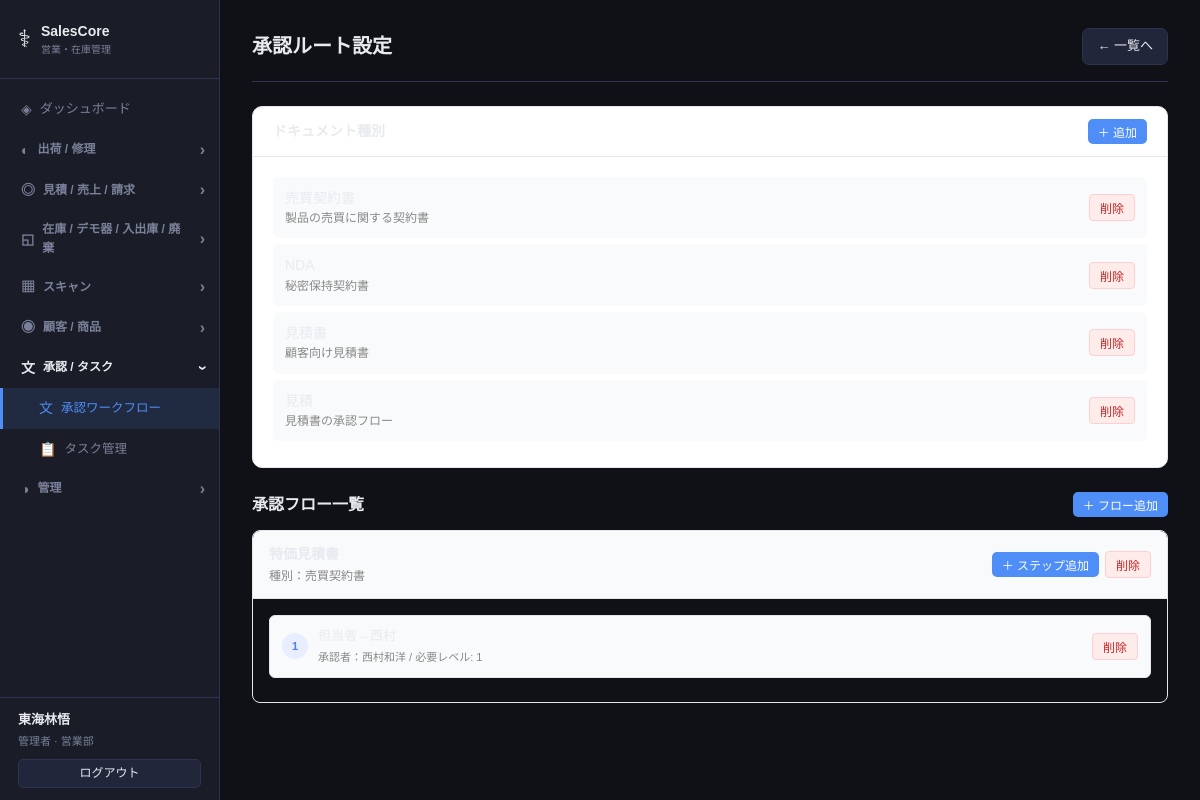
The page /approval/settings (signed in) on the database its author committed.
### models.py (models this page shows)
class Base(DeclarativeBase):
    pass

class Staff(Base):
    __tablename__ = "staffs"
    id = Column(Integer, primary_key=True, autoincrement=True)
    name = Column(String(100), nullable=False)
    login_id = Column(String(50), unique=True, nullable=False)
    password_hash = Column(String(200), nullable=False)
    role = Column(String(20), default="user")
    department = Column(String(100), nullable=True)
    email = Column(String(200), nullable=True)
    is_active = Column(Boolean, default=True)
    last_active_at = Column(DateTime, nullable=True)
    last_active_page = Column(String(200), nullable=True)
    created_at = Column(DateTime, default=datetime.now)

### tables this page shows
CREATE TABLE document_types (
        id INTEGER PRIMARY KEY AUTOINCREMENT,
        name TEXT NOT NULL UNIQUE,          -- 例: 売買契約書, NDA, 見積書
        description TEXT,
        is_active INTEGER DEFAULT 1,
        created_at TEXT DEFAULT (datetime('now', 'localtime'))
    );

CREATE TABLE approval_flows (
        id INTEGER PRIMARY KEY AUTOINCREMENT,
        document_type_id INTEGER NOT NULL REFERENCES document_types(id),
        name TEXT NOT NULL,                 -- フロー名（例: 標準承認ルート）
        is_active INTEGER DEFAULT 1,
        created_at TEXT DEFAULT (datetime('now', 'localtime'))
    );

CREATE TABLE approval_steps (
        id INTEGER PRIMARY KEY AUTOINCREMENT,
        flow_id INTEGER NOT NULL REFERENCES approval_flows(id),
        step_order INTEGER NOT NULL,        -- ステップ順序（1, 2, 3...）
        step_name TEXT NOT NULL,            -- 例: 担当者確認, 課長承認, 部長承認
        approver_id INTEGER REFERENCES staffs(id),       -- 特定の承認者
        approver_role TEXT,                 -- 役職ベース割当（例: 部長）※approver_idがNULLの場合
        required_level INTEGER DEFAULT 0,  -- 必要な承認権限レベル
        created_at TEXT DEFAULT (datetime('now', 'localtime'))
    );

### approval_router.py (the view)
@router.get("/settings", response_class=HTMLResponse)
def approval_settings_page(request: Request):
    conn = db()
    document_types = [dict(r) for r in conn.execute("SELECT * FROM document_types WHERE is_active=1").fetchall()]
    flows_raw = conn.execute("""
        SELECT af.*, dt.name as type_name
        FROM approval_flows af JOIN document_types dt ON af.document_type_id=dt.id
        WHERE af.is_active=1
    """).fetchall()
    flows = []
    for f in flows_raw:
        fd = dict(f)
        steps = conn.execute("""
            SELECT ast.*, s.name as approver_name
            FROM approval_steps ast LEFT JOIN staffs s ON ast.approver_id=s.id
            WHERE ast.flow_id=? ORDER BY ast.step_order
        """, (f['id'],)).fetchall()
        fd['steps'] = [dict(s) for s in steps]
        flows.append(fd)
    staffs = [dict(r) for r in conn.execute("SELECT id,name,role FROM staffs WHERE is_active=1").fetchall()]
    conn.close()
    return templates_approval.TemplateResponse("approval/settings.html", {
        "request": request, "document_types": document_types,
        "flows": flows, "staffs": staffs, "current": request.state.staff,
    })

### templates/approval/settings.html (shortened to what this page needs)
{% extends "base.html" %}
{% block content %}
<div class="page-header">
  <h1 class="page-title">承認ルート設定</h1>
  <a href="/approval/" class="btn btn-ghost">← 一覧へ</a>
</div>
<div class="ap-set-card">
  <div class="ap-set-card-header">
    ドキュメント種別
    <button class="btn btn-primary btn-sm" onclick="openModal('typeModal')">＋ 追加</button>
  </div>
  <div class="ap-set-card-body">
    <div>
      {% for dt in document_types %}
      <div class="ap-type-row">
        <div>
          <div style="font-weight:500;font-size:14px;">{{ dt.name }}</div>
          {% if dt.description %}<div style="font-size:12px;color:#888;">{{ dt.description }}</div>{% endif %}
        </div>
        <button class="btn-danger-sm" onclick="deleteType({{ dt.id }}, '{{ dt.name }}')">削除</button>
      </div>
      {% endfor %}
    </div>
  </div>
</div>
<div style="display:flex;align-items:center;justify-content:space-between;margin-bottom:12px;">
  <h2 style="font-size:16px;font-weight:600;margin:0;">承認フロー一覧</h2>
  <button class="btn btn-primary btn-sm" onclick="openModal('flowModal')">＋ フロー追加</button>
</div>
{% for flow in flows %}
<div class="ap-flow-item">
  <div class="ap-flow-header" onclick="toggleFlow('flow-{{ flow.id }}')">
    <div>
      <div class="ap-flow-name">{{ flow.name }}</div>
      <div class="ap-flow-type">種別：{{ flow.type_name }}</div>
    </div>
    <div style="display:flex;gap:6px;align-items:center;">
      <button class="btn btn-primary btn-sm" onclick="event.stopPropagation();openStepModal({{ flow.id }})">＋ ステップ追加</button>
      <button class="btn-danger-sm" onclick="event.stopPropagation();deleteFlow({{ flow.id }})">削除</button>
    </div>
  </div>
  <div class="ap-flow-body" id="flow-{{ flow.id }}">
    {% for step in flow.steps %}
    <div class="ap-step-row">
      <div class="ap-step-num">{{ step.step_order }}</div>
      <div class="ap-step-info">
        <div class="ap-step-name">{{ step.step_name }}</div>
        <div class="ap-step-approver">
          {% if step.approver_name %}承認者：{{ step.approver_name }}
          {% elif step.approver_role %}役職：{{ step.approver_role }}
          {% else %}未設定{% endif %}
          {% if step.required_level %} / 必要レベル: {{ step.required_level }}{% endif %}
        </div>
      </div>
      <button class="btn-danger-sm" onclick="deleteStep({{ step.id }}, {{ flow.id }})">削除</button>
    </div>
    {% else %}
    <div style="text-align:center;color:#aaa;font-size:13px;padding:16px;">ステップが未設定です</div>
    {% endfor %}
  </div>
</div>
{% else %}
<div style="text-align:center;color:#aaa;padding:40px;background:#f9fafb;border:1px solid #e5e7eb;border-radius:10px;">
  承認フローがありません。「＋ フロー追加」から作成してください。
</div>
{% endfor %}
{% endblock %}

### templates/base.html (shortened to what this page needs)
<!DOCTYPE html>
<html lang="ja">
<head>
  <link rel="stylesheet" href="/static/css/style.css">
</head>
<body>
  <nav class="sidebar" id="sidebar">
    <div class="logo">
      <span class="logo-icon">⚕</span>
      <div>
        <div class="logo-title">SalesCore</div>
        <div class="logo-sub">営業・在庫管理</div>
      </div>
    </div>
    <ul class="nav-list">
      <li><a href="/" class="nav-link {% if request.url.path == '/' %}active{% endif %}" onclick="closeMenu()"><span class="nav-icon">◈</span> ダッシュボード</a></li>
      {% set grp1_active = ('/shipments' in request.url.path and '/repairs' not in request.url.path) or '/repairs' in request.url.path %}
      <li class="nav-group-item">
        <div class="nav-group-header {% if grp1_active %}open{% endif %}" onclick="toggleGroup('grp-shipment')">
          <span class="nav-icon">◐</span> 出荷 / 修理 <span class="nav-arrow">›</span>
        </div>
      </li>
      {% set grp2_active = '/quotes' in request.url.path or '/sales' in request.url.path or '/invoices' in request.url.path %}
      <li class="nav-group-item">
        <div class="nav-group-header {% if grp2_active %}open{% endif %}" onclick="toggleGroup('grp-sales')">
          <span class="nav-icon">◎</span> 見積 / 売上 / 請求 <span class="nav-arrow">›</span>
        </div>
      </li>
      {% set grp3_active = request.url.path == '/inventory' or 'history' in request.url.path or 'disposal' in request.url.path or '/demo' in request.url.path %}
      <li class="nav-group-item">
        <div class="nav-group-header {% if grp3_active %}open{% endif %}" onclick="toggleGroup('grp-inventory')">
          <span class="nav-icon">◱</span> 在庫 / デモ器 / 入出庫 / 廃棄 <span class="nav-arrow">›</span>
        </div>
      </li>
      {% set grp4_active = '/barcode' in request.url.path %}
      <li class="nav-group-item">
        <div class="nav-group-header {% if grp4_active %}open{% endif %}" onclick="toggleGroup('grp-scan')">
          <span class="nav-icon">▦</span> スキャン <span class="nav-arrow">›</span>
        </div>
      </li>
      {% set grp5_active = '/customers' in request.url.path or '/products' in request.url.path %}
      <li class="nav-group-item">
        <div class="nav-group-header {% if grp5_active %}open{% endif %}" onclick="toggleGroup('grp-customer')">
          <span class="nav-icon">◉</span> 顧客 / 商品 <span class="nav-arrow">›</span>
        </div>
      </li>
      {% set grp6_active = '/approval' in request.url.path or '/tasks' in request.url.path %}
      <li class="nav-group-item">
        <div class="nav-group-header {% if grp6_active %}open{% endif %}" onclick="toggleGroup('grp-approval')">
          <span class="nav-icon">文</span> 承認 / タスク <span class="nav-arrow">›</span>
        </div>
        <ul class="nav-group {% if grp6_active %}open{% endif %}" id="grp-approval">
          <li><a href="/approval/" class="nav-link {% if '/approval' in request.url.path %}active{% endif %}" onclick="closeMenu()"><span class="nav-icon">文</span> 承認ワークフロー</a></li>
          <li><a href="/tasks/"    class="nav-link {% if '/tasks'    in request.url.path %}active{% endif %}" onclick="closeMenu()"><span class="nav-icon">📋</span> タスク管理</a></li>
        </ul>
      </li>
      {% if request.state.staff and request.state.staff["role"] == "admin" %}
      {% set grp7_active = '/staff' in request.url.path %}
      <li class="nav-group-item">
        <div class="nav-group-header {% if grp7_active %}open{% endif %}" onclick="toggleGroup('grp-admin')">
          <span class="nav-icon">◑</span> 管理 <span class="nav-arrow">›</span>
        </div>
      </li>
      {% endif %}
    </ul>
    <div class="sidebar-user">
      {% if request.state.staff %}
      <div class="sidebar-user-name">{{ request.state.staff["name"] }}</div>
      <div class="sidebar-user-role">{{ "管理者" if request.state.staff["role"] == "admin" else "一般" }}{% if request.state.staff["department"] %} · {{ request.state.staff["department"] }}{% endif %}</div>
      <a href="/logout" class="btn btn-ghost btn-sm" style="margin-top:8px;width:100%;justify-content:center">ログアウト</a>
      {% endif %}
    </div>
  </nav>
  <main class="main">
    <div class="content">
      {% block content %}{% endblock %}
    </div>
  </main>
</body>
</html>

### static/css/style.css (style rules this page uses)
*, *::before, *::after { box-sizing: border-box; margin: 0; padding: 0; }
body { font-family: var(--font); background: var(--bg); color: var(--text); display: flex; min-height: 100vh; font-size: 14px; line-height: 1.6; }
.sidebar { width: 220px; min-height: 100vh; background: var(--surface); border-right: 1px solid var(--border); display: flex; flex-direction: column; position: fixed; left: 0; top: 0; bottom: 0; z-index: 100; transition: transform .25s; }
.logo { display: flex; align-items: center; gap: 10px; padding: 20px 18px; border-bottom: 1px solid var(--border); }
.logo-icon { font-size: 24px; }
.logo-title { font-size: 14px; font-weight: 700; }
.logo-sub { font-size: 10px; color: var(--text-muted); }
.nav-list { list-style: none; padding: 10px 0; flex: 1; overflow-y: auto; }
.nav-link { display: flex; align-items: center; gap: 8px; padding: 9px 18px; color: var(--text-muted); text-decoration: none; font-size: 13px; transition: all .15s; border-left: 3px solid transparent; }
.nav-link.active { background: rgba(79,142,247,.12); color: var(--accent); border-left-color: var(--accent); }
.nav-icon { font-size: 14px; }
.nav-group-item { list-style: none; }
.nav-group-header { display: flex; align-items: center; gap: 8px; padding: 9px 14px 9px 18px; font-size: 12px; font-weight: 700; color: var(--text-muted); cursor: pointer !important; user-select: none; border-left: 3px solid transparent; transition: background .15s, color .15s; }
.nav-group-header.open { color: var(--text); }
.nav-arrow { margin-left: auto; font-size: 16px; transition: transform .2s; display: inline-block; line-height: 1; pointer-events: none; }
.nav-group-header.open .nav-arrow { transform: rotate(90deg); }
.nav-group { list-style: none; padding: 0; display: none; }
.nav-group.open { display: block; }
.nav-group .nav-link { padding-left: 36px; font-size: 12.5px; }
.main { margin-left: 220px; flex: 1; min-width: 0; }
.content { padding: 28px 32px; max-width: 1200px; }
.page-header { display: flex; align-items: center; justify-content: space-between; margin-bottom: 24px; padding-bottom: 16px; border-bottom: 1px solid var(--border); flex-wrap: wrap; gap: 10px; }
.page-title { font-size: 20px; font-weight: 700; }
.btn { display: inline-flex; align-items: center; gap: 6px; padding: 7px 14px; border-radius: 7px; font-size: 13px; font-weight: 500; border: none; cursor: pointer; text-decoration: none; transition: all .15s; white-space: nowrap; }
.btn-primary { background: var(--accent); color: #fff; }
.btn-ghost { background: var(--surface2); color: var(--text); border: 1px solid var(--border); }
.btn-sm { padding: 4px 10px; font-size: 12px; border-radius: 5px; }
.sidebar-user { padding: 12px 18px; border-top: 1px solid var(--border); margin-top: auto; }
.sidebar-user-name { font-size: 13px; font-weight: 700; color: var(--text); }
.sidebar-user-role { font-size: 11px; color: var(--text-muted); margin-top: 2px; }

### templates/approval/settings.html (style rules this page uses)
.ap-set-card { background:#fff;border:1px solid #e5e7eb;border-radius:10px;margin-bottom:1.5rem;overflow:hidden; }
.ap-set-card-header { padding:12px 20px;border-bottom:1px solid #e5e7eb;font-weight:600;font-size:14px;display:flex;align-items:center;justify-content:space-between; }
.ap-set-card-body { padding:20px; }
.ap-flow-item { border:1px solid #e5e7eb;border-radius:8px;margin-bottom:12px;overflow:hidden; }
.ap-flow-header { padding:12px 16px;background:#f9fafb;display:flex;align-items:center;justify-content:space-between;cursor:pointer; }
.ap-flow-name { font-weight:600;font-size:14px; }
.ap-flow-type { font-size:12px;color:#888;margin-top:2px; }
.ap-flow-body { padding:16px;border-top:1px solid #e5e7eb; }
.ap-step-row { display:flex;align-items:center;gap:10px;padding:10px 12px;background:#f9fafb;border:1px solid #e5e7eb;border-radius:6px;margin-bottom:8px; }
.ap-step-num { width:26px;height:26px;border-radius:50%;background:#e8edff;color:#4f7cff;display:flex;align-items:center;justify-content:center;font-size:11px;font-weight:700;flex-shrink:0; }
.ap-step-info { flex:1; }
.ap-step-name { font-size:13px;font-weight:500; }
.ap-step-approver { font-size:11px;color:#888;margin-top:2px; }
.ap-type-row { display:flex;align-items:center;justify-content:space-between;padding:10px 12px;background:#f9fafb;border-radius:6px;margin-bottom:6px; }
.btn-danger-sm { background:#fdecea;color:#c62828;border:1px solid #ffcdd2;padding:4px 10px;font-size:12px;border-radius:4px;cursor:pointer; }

### rows shown on the page
Staff: state.staff.name "東海林悟", role "管理者", state.staff.department "営業部"
document_types: description "製品の売買に関する契約書"
document_types: description "秘密保持契約書"
document_types: description "顧客向け見積書"
document_types: description "見積書の承認フロー"
approval_flows: type_name "売買契約書"
approval_steps: step_order "1", approver_name "西村和洋", required_level "1"
